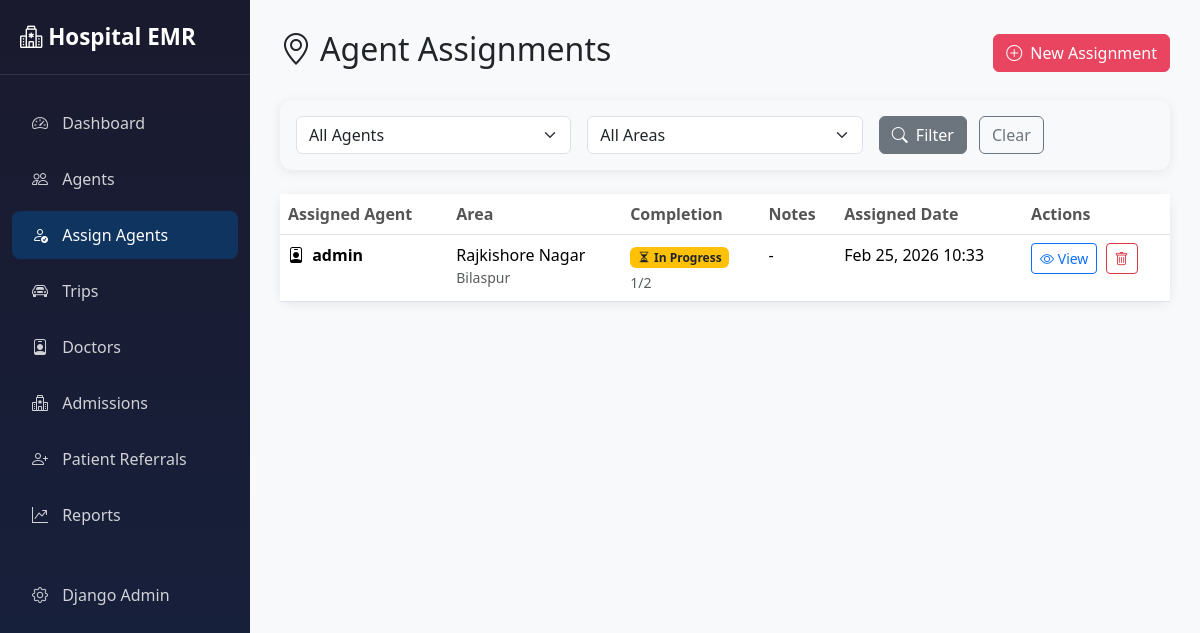
/portal/agents/assignments/ (signed in), run on the app's committed database.
### core/models.py (models this page shows, shortened)
class AgentAssignment(models.Model):
    agent = models.ForeignKey(User, on_delete=models.CASCADE, related_name='assignments', limit_choices_to={'role': 'advisor'})
    area = models.ForeignKey(Area, on_delete=models.CASCADE, related_name='assignment_history')
    assigned_at = models.DateTimeField(auto_now_add=True)
    notes = models.TextField(blank=True, null=True)
    class Meta:
        ordering = ['-assigned_at']

class User(AbstractUser):
    ROLE_CHOICES = (
        ('advisor', 'Advisor (Agent)'),
        ('maintenance', 'Maintenance (Staff)'),
        ('admin', 'Admin'),
    )
    role = models.CharField(max_length=20, choices=ROLE_CHOICES, default='advisor')

class Area(models.Model):
    name = models.CharField(max_length=100, unique=True, help_text="e.g. Downtown, North Zone")
    street = models.CharField(max_length=200, blank=True, null=True)
    landmark = models.CharField(max_length=200, blank=True, null=True)
    city = models.CharField(max_length=100)
    pincode = models.CharField(max_length=10, default='')
    state = models.CharField(max_length=100, default='Maharashtra')
    region = models.CharField(max_length=100, blank=True, null=True, help_text="e.g. Vidarbha, West")
    description = models.TextField(blank=True, null=True)
    agent = models.ForeignKey(User, on_delete=models.SET_NULL, null=True, blank=True,
                            related_name='assigned_areas', limit_choices_to={'role': 'advisor'})
    created_at = models.DateTimeField(auto_now_add=True)
    class Meta:
        ordering = ['city', 'name']

### portal/views.py (the view)
# urls.py: path('agents/assignments/', views.AgentAssignmentListView.as_view(), name='agent_assignment_list'),
class AgentAssignmentListView(PortalMixin, ListView):
    model = AgentAssignment
    template_name = 'portal/agents/assignment_list.html'
    context_object_name = 'assignments'
    paginate_by = 20
    def get_queryset(self):
        queryset = AgentAssignment.objects.select_related('agent', 'area').order_by('-assigned_at')
        agent_id = self.request.GET.get('agent')
        if agent_id:
            queryset = queryset.filter(agent_id=agent_id)
        area_id = self.request.GET.get('area')
        if area_id:
            queryset = queryset.filter(area_id=area_id)
        return queryset
    def get_context_data(self, **kwargs):
        context = super().get_context_data(**kwargs)
        context['agents'] = User.objects.filter(role='advisor', is_active=True)
        context['areas'] = Area.objects.all()
        from core.models import AgentAssignmentDoctorStatus
        for assignment in context['assignments']:
            from core.models import DoctorReferral
            raw_area_doctors = DoctorReferral.objects.filter(address_details__area=assignment.area, is_internal=False).order_by('-created_at')
            seen_names = set()
            area_doctors = []
            for d in raw_area_doctors:
                name_key = d.name.lower().strip()
                if name_key not in seen_names:
                    seen_names.add(name_key)
                    area_doctors.append(d)
            total_area_doctors = len(area_doctors)
            visited_count = 0
            total_enabled = 0
            for doctor in area_doctors:
                status_obj, created = AgentAssignmentDoctorStatus.objects.get_or_create(
                    assignment=assignment,
                    doctor=doctor,
                    defaults={'is_active': True, 'is_visited': False}
                )
                if status_obj.is_active:
                    total_enabled += 1
                    if status_obj.is_visited:
                        visited_count += 1
            assignment.is_complete = (total_enabled > 0 and visited_count == total_enabled)
            assignment.completion_stats = f"{visited_count}/{total_enabled}"
        return context

### portal/views.py (called while the page is built)
    @method_decorator(staff_member_required)
    def dispatch(self, request, *args, **kwargs):
        return super().dispatch(request, *args, **kwargs)

### portal/templates/portal/agents/assignment_list.html (shortened to what this page needs)
{% extends 'portal/base.html' %}
{% block content %}
<div class="d-flex justify-content-between align-items-center mb-4">
    <h2><i class="bi bi-geo-alt me-2"></i>Agent Assignments</h2>
    <div>
        <a href="{% url 'portal:agent_assignment_create' %}" class="btn btn-primary">
            <i class="bi bi-plus-circle me-1"></i> New Assignment
        </a>
    </div>
</div>
<div class="card mb-4 bg-light border-0">
    <div class="card-body py-3">
        <form method="get" class="row g-3 align-items-center">
            <div class="col-md-4">
                <select name="agent" class="form-select">
                    <option value="">All Agents</option>
                </select>
            </div>
            <div class="col-md-4">
                <select name="area" class="form-select">
                    <option value="">All Areas</option>
                </select>
            </div>
            <div class="col-md-4">
                <button type="submit" class="btn btn-secondary me-2">
                    <i class="bi bi-search me-1"></i> Filter
                </button>
                <a href="{% url 'portal:agent_assignment_list' %}" class="btn btn-outline-secondary">Clear</a>
            </div>
        </form>
    </div>
</div>
<div class="card">
    <div class="card-body p-0">
        <table class="table table-hover mb-0">
            <thead>
                <tr>
                    <th>Assigned Agent</th>
                    <th>Area</th>
                    <th>Completion</th>
                    <th>Notes</th>
                    <th>Assigned Date</th>
                    <th>Actions</th>
                </tr>
            </thead>
            <tbody>
                {% for assignment in assignments %}
                <tr>
                    <td>
                        <i class="bi bi-person-badge me-1"></i>
                        <strong>{{ assignment.agent.username }}</strong>
                    </td>
                    <td>
                        {{ assignment.area.name }}
                        <small class="d-block text-muted">{{ assignment.area.city }}</small>
                    </td>
                    <td>
                        {% if assignment.is_complete %}
                        <span class="badge bg-success"><i class="bi bi-check-circle me-1"></i>Complete</span>
                        {% else %}
                        <span class="badge bg-warning text-dark"><i class="bi bi-hourglass-split me-1"></i>In
                            Progress</span>
                        {% endif %}
                        <small class="d-block text-muted mt-1">{{ assignment.completion_stats }}</small>
                    </td>
                    <td>{{ assignment.notes|default:"-" }}</td>
                    <td>{{ assignment.assigned_at|date:"M d, Y H:i" }}</td>
                    <td>
                        <a href="{% url 'portal:agent_assignment_detail' assignment.pk %}"
                            class="btn btn-sm btn-outline-primary" title="View Details">
                            <i class="bi bi-eye"></i> View
                        </a>
                        <form method="post" action="{% url 'portal:agent_assignment_delete' assignment.pk %}"
                            class="d-inline ms-1" onsubmit="return confirm('Delete this assignment?')">
                            <button type="submit" class="btn btn-sm btn-outline-danger" title="Delete">
                                <i class="bi bi-trash"></i>
                            </button>
                        </form>
                    </td>
                </tr>
                {% empty %}
                <tr>
                    <td colspan="6" class="text-center text-muted py-4">
                        No assignment history found. <a href="{% url 'portal:agent_assignment_create' %}">Create one</a>
                    </td>
                </tr>
                {% endfor %}
            </tbody>
        </table>
    </div>
</div>
{% endblock %}

### portal/templates/portal/base.html (style rules this page uses)
:root { --primary-color: #1a1a2e; --secondary-color: #16213e; --accent-color: #0f3460; --highlight-color: #e94560; }
body { background-color: #f8f9fa; min-height: 100vh; }
.card { border: none; border-radius: 12px; box-shadow: 0 2px 12px rgba(0, 0, 0, 0.08); }
.btn-primary { background-color: var(--highlight-color); border-color: var(--highlight-color); }
.table th { font-weight: 600; color: #555; border-top: none; }

### data on the page
AgentAssignment: agent.username "admin", area.name "Rajkishore Nagar", area.city "Bilaspur", shows "In Progress", completion_stats "1/2", notes "-", assigned_at "Feb 25, 2026 10:33"
